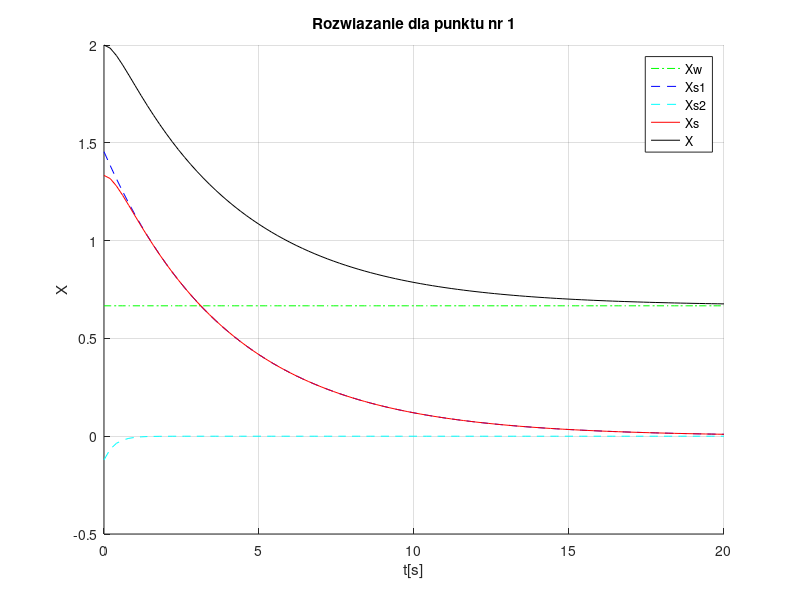
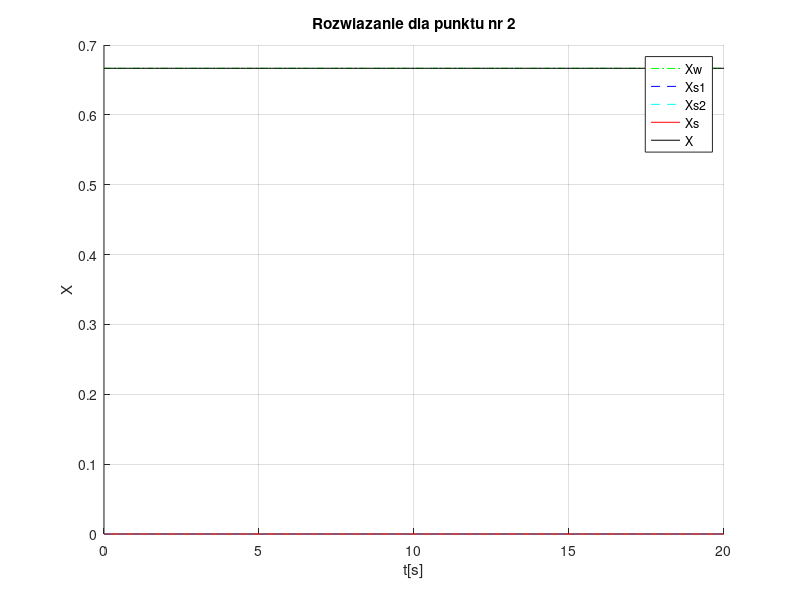
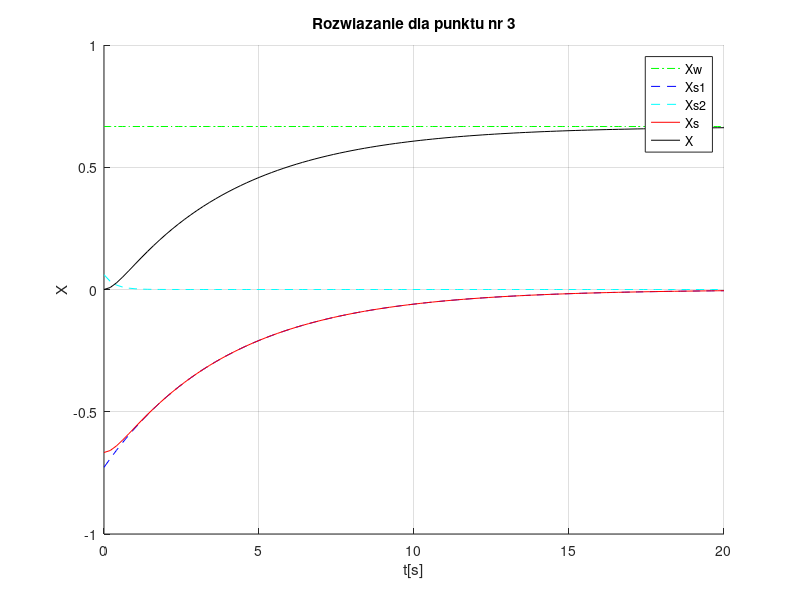
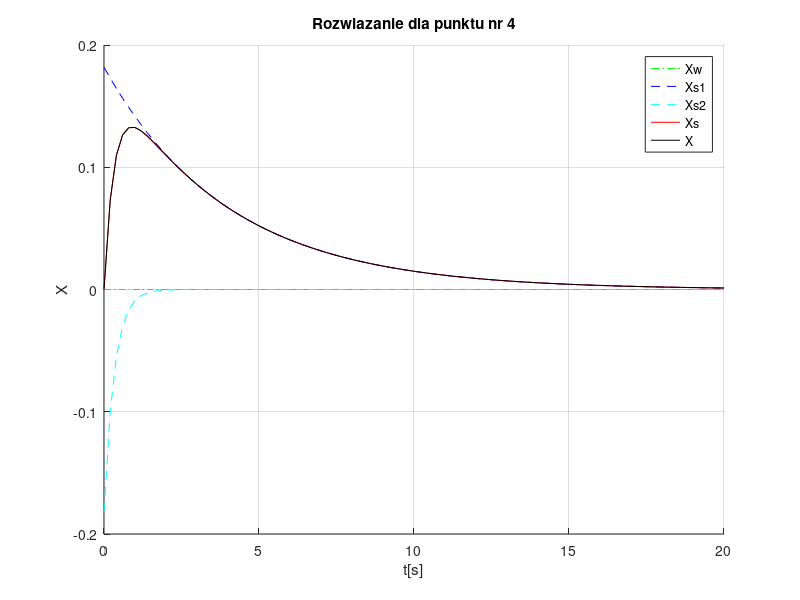

MATLAB code for these plots, in order:
clear all;
close all;
% Dane stałe
t = 0:0.20:20;
opis = ['Xw ';'Xs1';'Xs2';'Xs ';'X  '];
L1 = -1/4;
L2 = -3;
% Dane dla punktu nr 1
A1 = 16/11;
A2 = -4/33;
U = 2/3;
Xw = t;
Xw(:) = U;
Xs1 = A1*exp(L1*t);
Xs2 = A2*exp(L2*t);
Xs = Xs1 + Xs2;
X = Xs1 + Xs2 + Xw;
% Wykresy dla punktu nr 1
figure(1);
hold on;
grid on;
plot(t,Xw,'g-.');
plot(t,Xs1,'b--');
plot(t,Xs2,'c--');
plot(t,Xs,'r-');
plot(t,X,'k');
title('Rozwiazanie dla punktu nr 1');
xlabel('t[s]');
ylabel('X');
legend(opis);
% Dane dla punktu nr 2
A1 = 0;
A2 = 0;
Xs1 = A1*exp(L1*t);
Xs2 = A2*exp(L2*t);
Xs = Xs1 + Xs2;
X = Xs1 + Xs2 + Xw;
% Wykresy dla punktu nr 2
figure(2);
hold on;
grid on;
plot(t,Xw,'g-.');
plot(t,Xs1,'b--');
plot(t,Xs2,'c--');
plot(t,Xs,'r-');
plot(t,X,'k');
title('Rozwiazanie dla punktu nr 2');
xlabel('t[s]');
ylabel('X');
legend(opis);
% Dane dla punktu nr 3
figure(3);
hold on;
grid on;
A1 = -8/11;
A2 = 2/33;
Xs1 = A1*exp(L1*t);
Xs2 = A2*exp(L2*t);
Xs = Xs1 + Xs2;
X = Xs1 + Xs2 + Xw;
% Wykresy dla punktu nr 3
figure(3);
hold on;
grid on;
plot(t,Xw,'g-.');
plot(t,Xs1,'b--');
plot(t,Xs2,'c--');
plot(t,Xs,'r-');
plot(t,X,'k');
title('Rozwiazanie dla punktu nr 3');
xlabel('t[s]');
ylabel('X');
legend(opis);
% Dane dla punktu nr 4
figure(4);
hold on;
grid on;
A1 = 2/11;
A2 = -2/11;
U = 0;
Xw(:) = U;
Xs1 = A1*exp(L1*t);
Xs2 = A2*exp(L2*t);
Xs = Xs1 + Xs2;
X = Xs1 + Xs2 + Xw;
% Wykresy dla punktu nr 4
figure(4);
hold on;
grid on;
plot(t,Xw,'g-.');
plot(t,Xs1,'b--');
plot(t,Xs2,'c--');
plot(t,Xs,'r-');
plot(t,X,'k');
title('Rozwiazanie dla punktu nr 4');
xlabel('t[s]');
ylabel('X');
legend(opis);